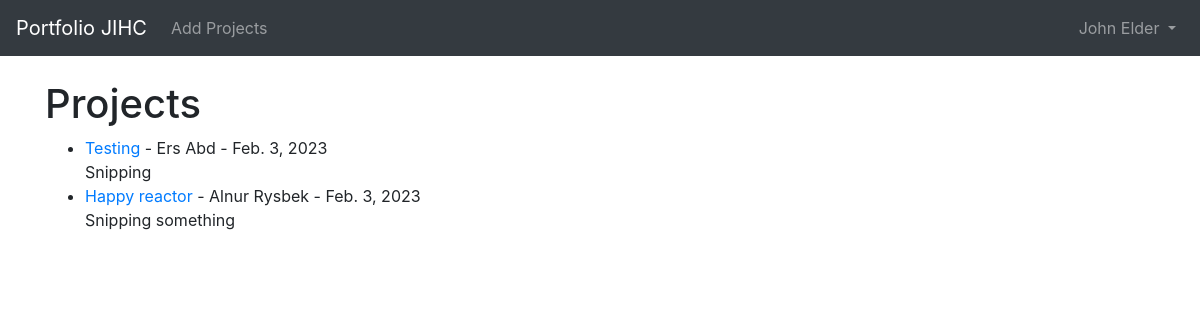
The app's page / (signed in) with its own data.
### theblog/models.py (models this page shows, shortened)
class Post(models.Model):
	title = models.CharField(max_length=255)
	header_image = models.ImageField(null=True, blank=True, upload_to="images/")
	title_tag = models.CharField(max_length=255)
	author = models.ForeignKey(User, on_delete=models.CASCADE)
	body = RichTextField(blank=True, null=True)
	post_date = models.DateField(auto_now_add=True)
	category = models.ForeignKey(Category, on_delete=models.CASCADE, null=True)
	snippet = models.CharField(max_length=255)
	likes = models.ManyToManyField(User, related_name='blog_posts')

### theblog/views.py (the view)
# urls.py: path('', HomeView.as_view(), name="home"),
class HomeView(ListView):
	model = Post
	template_name = 'home.html'
	ordering = ['-post_date']

### theblog/templates/home.html (shortened to what this page needs)
{% extends 'base.html' %}
{% block content %}
<h1>Projects</h1>
<ul>
{% for post in object_list %}
	<li><a href="{% url 'article-detail' post.pk %}">{{ post.title }}</a>
		- {{ post.author.first_name }} {{ post.author.last_name }} -
		{{ post.post_date }}  <br/>
	{{ post.snippet }}</li>
{% endfor %}
</ul>
{% endblock %}

### theblog/templates/base.html (shortened to what this page needs)
{% load static %}
<!doctype html>
<html lang="en">
  <head>
    <link rel="stylesheet" href="https://stackpath.bootstrapcdn.com/bootstrap/4.4.1/css/bootstrap.min.css">
  </head>
  <body>
    <nav class="navbar navbar-expand-lg navbar-dark bg-dark">
  <a class="navbar-brand" href="{% url 'home' %}">Portfolio JIHC</a>
  <div class="collapse navbar-collapse" id="navbarSupportedContent">
    <ul class="navbar-nav mr-auto">
      {% if user.is_authenticated %}
        <li class="nav-item">
          <a class="nav-link" href="{% url 'add_post' %}">Add Projects</a>
        </li>
      {% endif %}
    </ul>
{% if user.is_authenticated %}
    <ul class="navbar-nav ml-auto">
      <li class="nav-item dropdown">
          <a class="nav-link dropdown-toggle" href="#" id="navbarDropdown" role="button" data-toggle="dropdown" aria-haspopup="true" aria-expanded="false">
            {{ user.first_name }}
            {{ user.last_name }}
          </a>
      </li>
    </ul>
{% endif %}
  </div>
</nav>
    <br/>
    <div class="container">
      {% block content %}
      {% endblock %}
    </div>
  </body>
</html>

### records on screen
Post: title "Testing", author.first_name "Ers", author.last_name "Abd", post_date "Feb. 3, 2023", snippet "Snipping"
Post: title "Happy reactor", author.first_name "Alnur", author.last_name "Rysbek", post_date "Feb. 3, 2023", snippet "Snipping something"

### other values on screen
{{ user.first_name }} "John"
{{ user.last_name }} "Elder"
